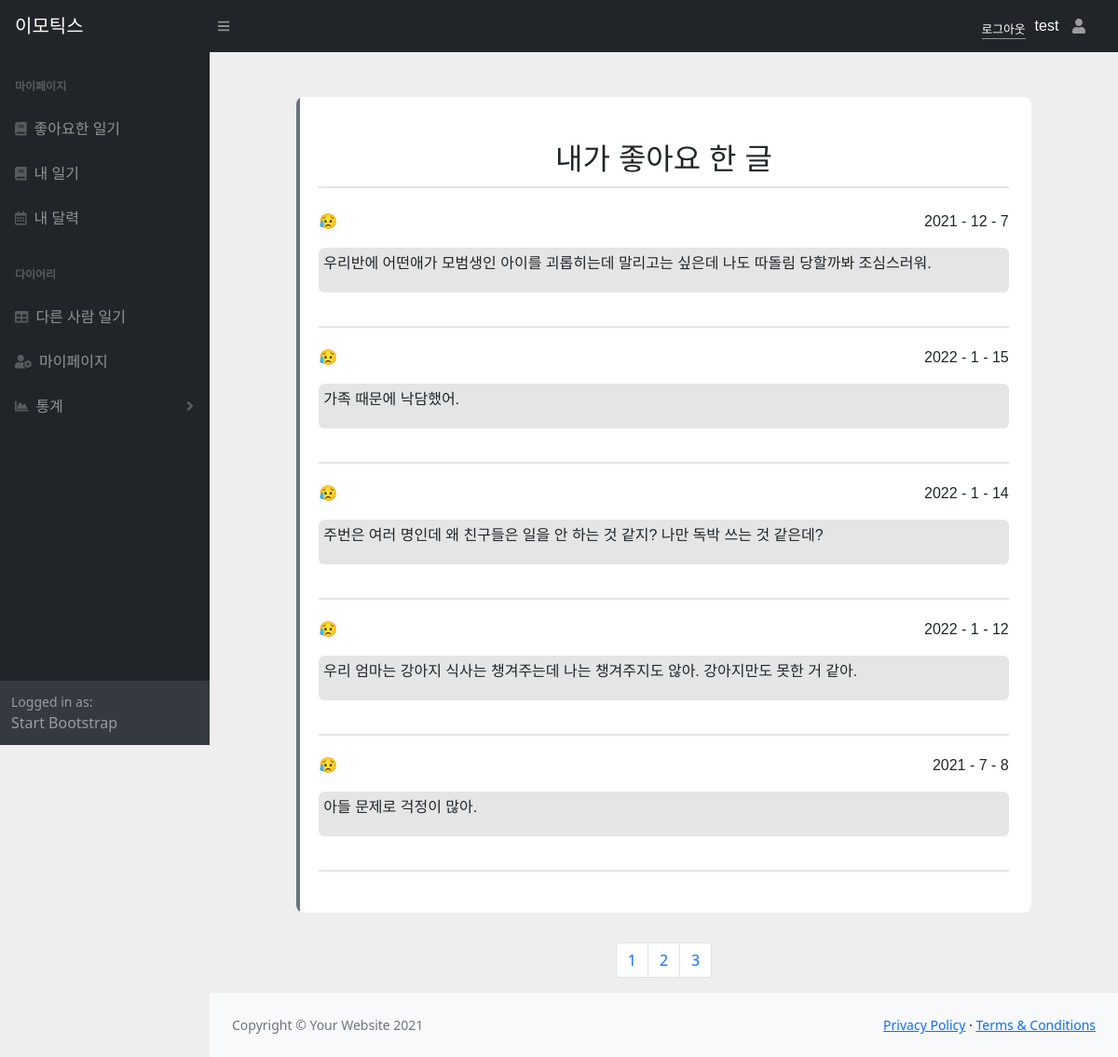
Page /mypage/likepage/ (signed in) on the committed database.
### EDuser/models.py (models this page shows, shortened)
class Eduser(models.Model):
    username = models.CharField(max_length=20, verbose_name="아이디")
    password = models.CharField(max_length=100, verbose_name="비밀번호")
    email = models.EmailField(verbose_name="이메일", null=True)
    profile_img = models.ImageField(null=True, upload_to=content_file_name, blank=True)
    register_date = models.DateTimeField(auto_now_add=True, verbose_name="등록날짜")
    class Meta:
        db_table = "Emotics_user"
        verbose_name = "사용자"
        verbose_name_plural = "사용자"

### diary/models.py (models this page shows, shortened)
class Expression(models.Model):
  user = models.ForeignKey(Eduser, on_delete=models.CASCADE)
  diary = models.ForeignKey(Diary, on_delete=models.CASCADE, related_name='expressions')
  class Meta:
    db_table='expression'
    verbose_name = '좋아요'
    verbose_name_plural = '좋아요'

class Diary(models.Model):
  writer = models.ForeignKey(Eduser, on_delete=models.CASCADE, null=True)
  write = models.TextField(max_length = 100,
                          verbose_name='일기',
                          validators=[validate_sentence])
  emotion = models.CharField(max_length =30,verbose_name='감정')
  neutral = models.FloatField(verbose_name='평온')
  positive = models.FloatField(verbose_name='긍정')
  negative = models.FloatField(verbose_name='부정')
  register_date = models.DateTimeField(verbose_name='등록날짜')
  class Meta:
    db_table = 'diary'
    verbose_name = '일기'
    verbose_name_plural = '일기'
    ordering = ['-id']

### EDuser/decorator.py (the view)
  def wrap(request, *args, **kwargs):
    user = request.session.get('username')
    if user is None or not user:
      return redirect('/login')
    return function(request, *args, **kwargs)

### EDuser/decorator.py (called while the page is built)
def login_required(function):
  def wrap(request, *args, **kwargs):
    user = request.session.get('username')
    if user is None or not user:
      return redirect('/login')
    return function(request, *args, **kwargs)
  return wrap

### mypage/views.py (called while the page is built)
@login_required
def likepage(request):
    print(request.session['username'])
    now_page = int(request.GET.get('page', 1))
    user = (request.session['username'])
    expressions = Eduser.objects.get(username=request.session.get('username')).expression_set.all()
    datas = expressions.order_by('-id')
    p = Paginator(datas, 5)
    info = p.get_page(now_page)
    start_page = (now_page - 1) // 10 * 10 + 1
    end_page = start_page + 9
    if end_page > p.num_pages:
        end_page = p.num_pages
    return render(request, 'mypage/likepage.html', {'user': user, 'info': info, 'page_range': range(start_page, end_page + 1)})

### mypage/templates/mypage/likepage.html
{% extends 'base/base.html' %}
{% load static %}
{% block head %}
<link href="{% static 'css/mypage/mypage.css' %}" rel="stylesheet">
{% endblock head %}
{% block contents %}
<html lang="ko">
<body>
    <div class="container mt-5">
        <div class="row d-flex justify-content-center">
            <div class="col-md-10">
                <div id="dis" class="card p-4 py-4">
                    <div class="text-center mt-3">
                        <h5 id="username" class="mt-2 mb-0">내가 좋아요 한 글</h5>
                        <div>
                            <br>
                            {% for expression in info %}
                            <div id="diary-content">
                                <div id="title">
                                    <div id="emotion">
                                        {% if expression.diary.emotion == "positive" %}
                                        😀
                                        {% elif expression.diary.emotion == "negative" %}
                                        😥
                                        {% else %}
                                        😐
                                        {%endif %}
                                    </div>
                                    <div id="date">
                                        {{ expression.diary.register_date.year }} - {{ expression.diary.register_date.month }} - {{ expression.diary.register_date.day }}
                                    </div>
                                </div>
                                <div id="write">
                                    {{ expression.diary.write }}
                                </div>
                            </div>
                            {% endfor %}
                        </div>
                    </div>
                </div>
            </div>
        </div>
    </div>
    <div style='text-align:center;'>
        <ul class='pagination justify-content-center' style="margin-top: 2rem;">
            {% for i in page_range %}
            <li class="page-item">
                <a class="page-link" href='./?page={{ i }}'>
                    {{ i }}
                </a>
            </li>
            {% endfor %}
        </ul>
    </div>
</body>
</html>
{% endblock contents %}

### templates/base/base.html (shortened to what this page needs)
<!DOCTYPE html>
{% load static %}
<html lang="en">
<head>
  <link href="https://cdn.jsdelivr.net/npm/simple-datatables@latest/dist/style.css" rel="stylesheet" />
  <link href="{% static 'css/default.css' %}" rel="stylesheet">
  <link href="{% static 'css/styles.css' %}" rel="stylesheet" />
  <link href="{% static 'vendor/aos/aos.css' %}" rel="stylesheet">
  <link href="{% static 'vendor/bootstrap/css/bootstrap.min.css' %}" rel="stylesheet">
  <link href="{% static 'vendor/bootstrap-icons/bootstrap-icons.css' %}" rel="stylesheet">
  <link href="{% static 'vendor/boxicons/css/boxicons.min.css' %}" rel="stylesheet">
  <link href="{% static 'vendor/glightbox/css/glightbox.min.css' %}" rel="stylesheet">
  <link href="{% static 'vendor/swiper/swiper-bundle.min.css' %}" rel="stylesheet">
  {% block head %}
  {% endblock head %}
</head>
<body class="sb-nav-fixed">
  <nav class="sb-topnav navbar navbar-expand navbar-dark bg-dark">
    <a id = "brandname" class="navbar-brand ps-3" href="/">이모틱스</a>
    <button class="btn btn-link btn-sm order-1 order-lg-0 me-4 me-lg-0" id="sidebarToggle" href="#!">
      <i class="fas fa-bars"></i>
    </button>
    {% if request.session.username %}
    <a id="logout" href="{% url 'logout' %}" class="btn-login scrollto">로그아웃</a>
    <li id="user_id">{{request.session.username}}</li>
    {% endif %}
    <ul class="navbar-nav ms-auto ms-md-0 me-3 me-lg-4">'
      <li class="nav-item dropdown">
        <a class="nav-link" href="/mypage/mypage"><i class="fas fa-user fa-fw"></i></a>
      </li>
    </ul>
  </nav>
  <div id="layoutSidenav">
    <div id="layoutSidenav_nav">
      <nav class="sb-sidenav accordion sb-sidenav-dark" id="sidenavAccordion">
        <div class="sb-sidenav-menu">
          <div class="nav">
            {% if request.session.username %}
            <div class="sb-sidenav-menu-heading">마이페이지</div>
            <a class="nav-link" href="/mypage/likepage/">
              <div class="sb-nav-link-icon"><i class="fas fa-book"></i></div>
              좋아요한 일기
            </a>
            <a class="nav-link" href="/mypage/mydiary/">
              <div class="sb-nav-link-icon"><i class="fas fa-book"></i></div>
              내 일기
            </a>
            <a class="nav-link" href="/calpage/">
              <div class="sb-nav-link-icon"><i class="far fa-calendar-alt"></i></div>
              내 달력
            </a>
            {% endif %}
            <div class="sb-sidenav-menu-heading">다이어리</div>
            <a class="nav-link" href="/board/">
              <div class="sb-nav-link-icon"><i class="fas fa-table"></i></div>
              다른 사람 일기
            <a class="nav-link" href="/mypage/mypage/">
              <div class="sb-nav-link-icon">
                <i class="fas fa-user-cog"></i>
              </div>
              마이페이지
            </a>
            <a class="nav-link collapsed" href="#" data-bs-toggle="collapse" data-bs-target="#collapsePages"
              aria-expanded="false" aria-controls="collapsePages">
              <div class="sb-nav-link-icon">
                <i class="fas fa-chart-area"></i>
              </div>
              통계
              <div class="sb-sidenav-collapse-arrow">
                <i class="fas fa-angle-down"></i>
              </div>
            </a>
          </div>
        </div>
        <div class="sb-sidenav-footer">
          <div class="small">Logged in as:</div>
          Start Bootstrap
        </div>
      </nav>
    </div>
    <div id="layoutSidenav_content">
      <main>{% block contents %} {% endblock contents%}</main>
      <footer class="py-4 bg-light mt-auto">
        <div class="container-fluid px-4">
          <div class="d-flex align-items-center justify-content-between small">
            <div class="text-muted">Copyright &copy; Your Website 2021</div>
            <div>
              <a href="#">Privacy Policy</a>
              &middot;
              <a href="#">Terms &amp; Conditions</a>
            </div>
          </div>
        </div>
      </footer>
    </div>
  </div>
</body>
</html>

### static/css/default.css (style rules this page uses)
html, body, div, span, applet, object, iframe, h1, h2, h3, h4, h5, h6, p, blockquote, pre, a, abbr, acronym, address, big, cite, code, del, dfn, em, font, img, ins, kbd, q, s, samp, small, strike, strong, sub, sup, tt, var, b, u, i, center, dl, dt, dd, ol, ul, li, fieldset, form, label, legend, table, caption, tbody, tfoot, thead, tr, th, td { margin: 0; padding: 0; border: 0; outline: 0; font-size: 100%; vertical-align: baseline; background: transparent; }
body { line-height: 1; }
ol, ul { list-style: none; }

### static/css/mypage/mypage.css (style rules this page uses)
body { background: #eee }
.card { border: none; position: relative; overflow: hidden; border-radius: 8px; display : flex; justify-content: center; cursor: pointer; font-family: 'Noto Sans KR', sans-serif; }
.card #username { font-size : 2rem; padding-bottom : 10px; border-bottom : 2px solid rgb(0,0,0,0.1); }
.card:before { content: ""; position: absolute; left: 0; top: 0; width: 4px; height: 100%; background-color: #667380; transform: scaleY(1); transition: all 0.5s; transform-origin: bottom }
.card:after { content: ""; position: absolute; left: 0; top: 0; width: 4px; height: 100%; background-color: #212529; transform: scaleY(0); transition: all 0.5s; transform-origin: bottom }
#diary-content { display: flex; flex-direction : column; padding-bottom : 20px; margin-bottom : 20px; border-bottom : 2px solid rgb(0,0,0,0.1); }
#diary-content #title { display: flex; flex-direction : row; justify-content : space-between; }
#diary-content #write { margin : 1rem 0rem; padding : 5px; display: flex; height: 3rem; width: 100%; background-color: rgb(0,0,0,0.1); border-radius : 0.4rem; }

### rows in the picture
Eduser: session.username "test"
Expression: diary.register_date.year "2021", diary.register_date.month "12", diary.register_date.day "7", diary.write "우리반에 어떤애가 모범생인 아이를 괴롭히는데 말리고는 싶은데 나도 따돌림 당할까봐 조심스러워."
Expression: diary.register_date.year "2022", diary.register_date.month "1", diary.register_date.day "15", diary.write "가족 때문에 낙담했어."
Expression: diary.register_date.year "2022", diary.register_date.month "1", diary.register_date.day "14", diary.write "주번은 여러 명인데 왜 친구들은 일을 안 하는 것 같지? 나만 독박 쓰는 것 같은데?"
Expression: diary.register_date.year "2022", diary.register_date.month "1", diary.register_date.day "12", diary.write "우리 엄마는 강아지 식사는 챙겨주는데 나는 챙겨주지도 않아. 강아지만도 못한 거 같아."
Expression: diary.register_date.year "2021", diary.register_date.month "7", diary.register_date.day "8", diary.write "아들 문제로 걱정이 많아."

### other values in the picture
{{ i }} "1" "2" "3"
